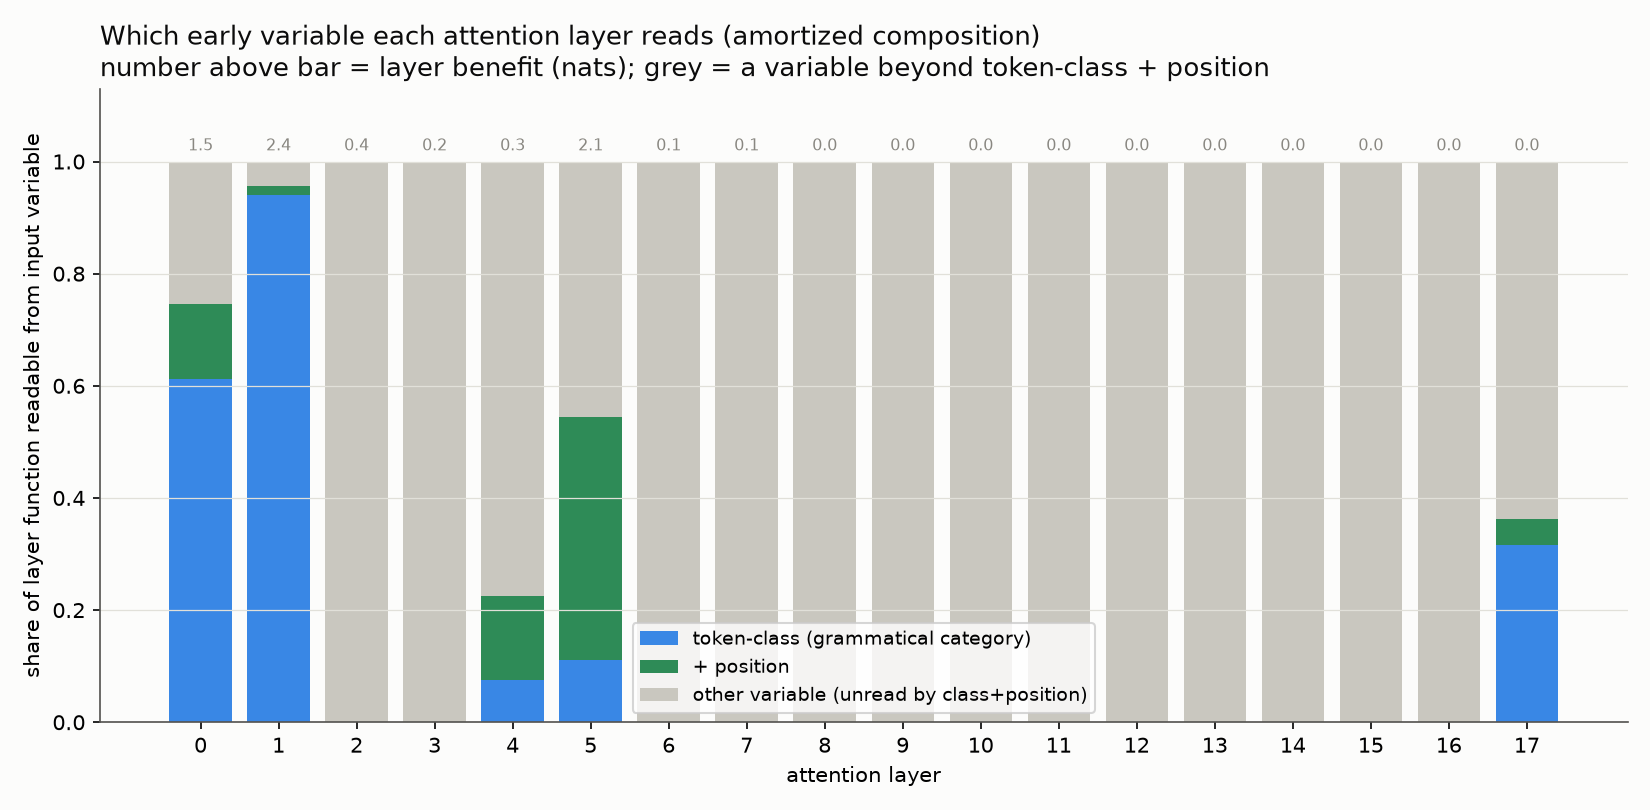

The script that saved this image:
"""QK VARIABLE-READING PROFILE across all attention layers (783 found attn L1 reads
token-class, attn L5 reads position + a further variable -- map which early variable
EACH attention layer reads: the amortized-composition graph). For every attention
layer, restrict its INPUT to token-class / token-class+position, measure CE-recovery;
classify each head as class-reader, position-reader, or reads-something-else. Emits a
stacked-bar figure (class share / position share / remainder) weighted by benefit.

REGISTERED PREDICTIONS:
  (0) SANITY: ablating each attention output raises CE (benefit >= 0);
  (a) HEAD-SPECIFIC VARIABLE READING: attention layers differ in which early variable
      they read -- some are class-readers (token-only recovery high), some position-
      readers (position adds a lot), some need a further variable (combined < 0.6);
      report the per-layer profile;
  (b) most of the BIG-benefit attention layers read mostly class+position (combined
      >= 0.6), with a minority (e.g. L5) needing a further variable;
  NULL: random same-rank input subspace recovers far less at every layer."""
import json, time, sys, torch
import torch.nn.functional as F
import numpy as np
import matplotlib; matplotlib.use('Agg'); import matplotlib.pyplot as plt
sys.path.insert(0, '/workspace/rspd'); sys.path.insert(0, '/workspace/tensor_language')
import census_lib as cl
from bilin18_joint_removal import m, DEV
from palette import INK, SECONDARY, MUTED, GRID, SURFACE

D = 1152; NL = 18
PT = '/workspace/tensor_language/basis_aligned/bilinear_quotient/'
OUT = PT + 'qk_variables_depth_results.json'; FIG = PT + 'qk_variables_depth.png'
NEVAL = 48; MINCOUNT = 5; RTOK = 64; RPOS = 32
IN = {'U': None, 'op': None, 'L': -1}; OUTABL = {'L': -1}
BLUE, GREEN, MUTEDC = '#3987e5', '#2e8b57', '#c9c7bf'


def pre_hook_factory(L):
    def pre(mo, args):
        if IN['op'] is None or IN['L'] != L: return None
        x = args[0]; sh = x.shape; v = x.reshape(-1, D).float()
        U = IN['U']; v2 = (v @ U) @ U.T
        return (v2.reshape(sh).to(x.dtype),) + tuple(args[1:])
    return pre


def out_hook_factory(L):
    def h(mo, i_, o_):
        if OUTABL['L'] != L: return o_
        y = o_[0] if isinstance(o_, tuple) else o_; z = torch.zeros_like(y)
        return (z,) + tuple(o_[1:]) if isinstance(o_, tuple) else z
    return h


def forward_logits(idx):
    x = F.rms_norm(m.transformer.wte(idx), (D,)); x0 = x; v1 = None
    for blk in m.transformer.h: x, v1 = blk(x, v1, x0)
    return 30.0*torch.tanh(m.lm_head(F.rms_norm(x, (D,)))/30.0)


def ce_on(rows, n):
    s = 0.0; nn = 0
    for i in range(0, n, 4):
        bb = rows[i:i+4, :257].to(DEV); idx = bb[:, :-1].contiguous(); tgt = bb[:, 1:].contiguous()
        lp = F.log_softmax(forward_logits(idx).float(), -1)
        s += float(F.nll_loss(lp.reshape(-1, lp.shape[-1]), tgt.reshape(-1)))*idx.shape[0]; nn += idx.shape[0]
    return s/nn


@torch.no_grad()
def capture_attn_input(rows, n, L):
    cap = []; toks = []; pos = []
    def pre(mo, args): cap.append(args[0].detach().float().reshape(-1, D))
    h = m.transformer.h[L].attn.register_forward_pre_hook(pre)
    for i in range(0, n, 4):
        bb = rows[i:i+4, :257].to(DEV); idx = bb[:, :-1].contiguous(); forward_logits(idx)
        c = idx.cpu().numpy(); toks.append(c.reshape(-1)); pos.append(np.broadcast_to(np.arange(c.shape[1]), c.shape).reshape(-1))
    h.remove(); return torch.cat(cap, 0), np.concatenate(toks), np.concatenate(pos)


def mean_subspace(O, labels, r):
    g = O.mean(0, keepdim=True); rows = []; wt = []
    for t in np.unique(labels):
        mk = labels == t
        if mk.sum() < MINCOUNT: continue
        rows.append(O[mk].mean(0) - g[0]); wt.append(np.sqrt(mk.sum()))
    M = torch.stack(rows, 0) * torch.tensor(wt, device=O.device, dtype=O.dtype)[:, None]
    return torch.linalg.svd(M, full_matrices=False)[2][:r].T.contiguous()


@torch.no_grad()
def main():
    t0 = time.time(); cl.use_state(PT + 'census_state_diverse.pt')
    rows = cl.fineweb_rows(NEVAL)
    pres = [m.transformer.h[L].attn.register_forward_pre_hook(pre_hook_factory(L)) for L in range(NL)]
    outs = [m.transformer.h[L].attn.register_forward_hook(out_hook_factory(L)) for L in range(NL)]
    IN['op'] = None; OUTABL['L'] = -1; ce_full = ce_on(rows, NEVAL)
    g = torch.Generator(device=DEV).manual_seed(0); res = {}
    for L in range(NL):
        Ain, toks, pos = capture_attn_input(rows, NEVAL, L)
        Utok = mean_subspace(Ain, toks, RTOK); Upos = mean_subspace(Ain, pos, RPOS)
        Ucomb = torch.linalg.svd(torch.cat([Utok, Upos], 1), full_matrices=False)[0][:, :RTOK+RPOS].contiguous()
        OUTABL['L'] = L; ce_abl = ce_on(rows, NEVAL); OUTABL['L'] = -1; ben = ce_abl - ce_full
        def keeprec(U):
            IN['op'] = 'keep'; IN['U'] = U; IN['L'] = L; c = ce_on(rows, NEVAL); IN['op'] = None; IN['U'] = None; IN['L'] = -1
            return float((ce_abl - c)/max(ben, 1e-6))
        rt = keeprec(Utok); rc = keeprec(Ucomb)
        Ur = torch.linalg.qr(torch.randn(D, RTOK+RPOS, generator=g, device=DEV))[0]; rr = keeprec(Ur)
        res[str(L)] = {'benefit': round(ben, 4), 'keep_token': round(rt, 4), 'keep_combined': round(rc, 4), 'keep_random': round(rr, 4)}
        print(f'attn L{L}: ben {ben:.2f} | class {rt:.2f} +pos {rc:.2f} rand {rr:.2f}', flush=True)
    for h in pres + outs: h.remove()

    xs = np.arange(NL)
    cls = np.array([np.clip(res[str(L)]['keep_token'], 0, 1) for L in xs])
    comb = np.array([np.clip(res[str(L)]['keep_combined'], 0, 1) for L in xs])
    posadd = np.clip(comb - cls, 0, 1); rem = np.clip(1 - comb, 0, 1)
    fig, ax = plt.subplots(figsize=(11, 5.4)); fig.patch.set_facecolor(SURFACE); ax.set_facecolor(SURFACE)
    ax.bar(xs, cls, color=BLUE, label='token-class (grammatical category)')
    ax.bar(xs, posadd, bottom=cls, color=GREEN, label='+ position')
    ax.bar(xs, rem, bottom=comb, color=MUTEDC, label='other variable (unread by class+position)')
    for L in xs: ax.text(L, 1.02, f'{res[str(L)]["benefit"]:.1f}', ha='center', fontsize=7.5, color=MUTED)
    ax.set_ylim(0, 1.13); ax.set_xlabel('attention layer'); ax.set_ylabel('share of layer function readable from input variable')
    ax.set_title('Which early variable each attention layer reads (amortized composition)\n'
                 'number above bar = layer benefit (nats); grey = a variable beyond token-class + position',
                 color=INK, fontsize=12.5, loc='left')
    ax.set_xticks(xs); ax.legend(fontsize=9, loc='lower center'); ax.grid(True, axis='y', color=GRID, lw=0.6)
    for s in ['top', 'right']: ax.spines[s].set_visible(False)
    for s in ['left', 'bottom']: ax.spines[s].set_color(SECONDARY)
    fig.tight_layout(); fig.savefig(FIG, dpi=150, facecolor=SURFACE); print('wrote', FIG, flush=True)

    real = [L for L in range(NL) if res[str(L)]['benefit'] > 0.2]
    pb = sum(res[str(L)]['keep_combined'] >= 0.6 for L in real) >= 0.6*len(real)
    out = {'results': res, 'pred_b_most_read_class_position': bool(pb), 'runtime_s': time.time()-t0}
    json.dump(out, open(OUT, 'w'), indent=1)
    print(f'\n(b) most big-benefit attention layers read mostly class+position: {pb}', flush=True)
    print(f'wrote {OUT} ({out["runtime_s"]:.0f}s)')


if __name__ == '__main__':
    main()
